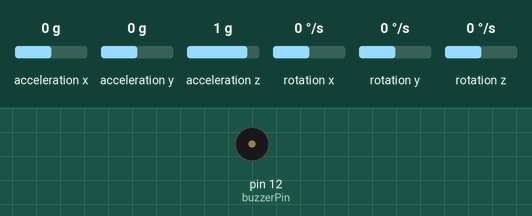
Recording of a sketch running on a simulated Arduino Uno, built with avr-gcc and run on an emulated ATmega328P. Parts: buzzer (waves = sounding). The test bench sets the inputs (shaded band); at power-on: acceleration x 0 g, acceleration y 0 g, acceleration z 1 g, rotation x 0 °/s, rotation y 0 °/s, rotation z 0 °/s.

Above: at 1.2 s.
1.3 s: acceleration x set to -0.9 g
2.8 s: acceleration x set to -1.2 g
At 3.9 s:
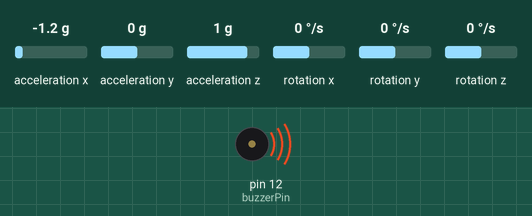
4.3 s: acceleration x set to -0.8 g
At 5.0 s:
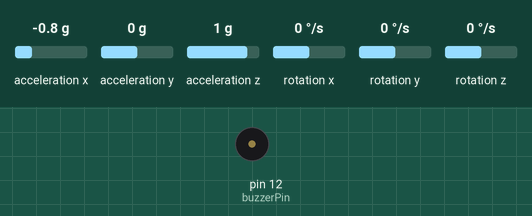
5.8 s: acceleration x set to -1.4 g
At 6.1 s:
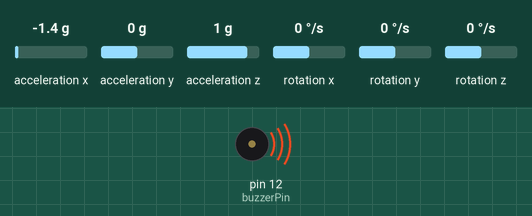
Timing chart, 0 to 8.3 s (numbered marks = the images above; inputs shaded):
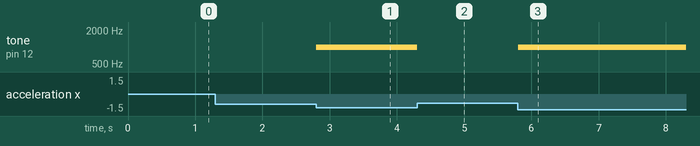

The sketch:

deprem.ino
```cpp
#include <Wire.h>
#include <MPU6050.h>

MPU6050 mpu;
int buzzerPin = 12;
int ledPin = 12;
int threshold = 999991;
bool triggered = false;

void setup() {
  Wire.begin();
  Serial.begin(9600);
  pinMode(buzzerPin, OUTPUT);
  pinMode(ledPin, OUTPUT);
  mpu.initialize();
}

void loop() {
  int16_t ax, ay, az;
  mpu.getAcceleration(&ax, &ay, &az);

  if (abs(ax) > threshold || abs(ay) > threshold || abs(az) > threshold) {
    if (!triggered) {
      digitalWrite(ledPin, HIGH);
      tone(buzzerPin, 1000);
      triggered = true;
    }
  }
  else {
    digitalWrite(ledPin, LOW);
    noTone(buzzerPin);
    triggered = false;
  }
}
```

Measured:
- the behaviour switches between -1 and -1.1 g on acceleration x (found by bisection; images 0 and 1)
- after the input at 1.3 s, every drawn part: stays the same
- after the input at 2.8 s, tone on pin 12 (buzzerPin): silent → 1000 Hz at once
- after the input at 4.3 s, tone on pin 12 (buzzerPin): 1000 Hz → silent at once
- after the input at 5.8 s, tone on pin 12 (buzzerPin): silent → 1000 Hz at once
